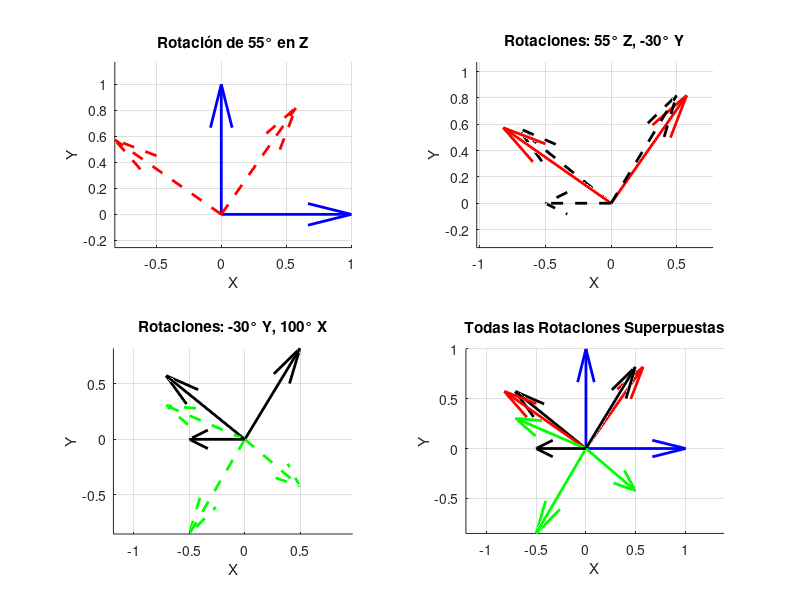
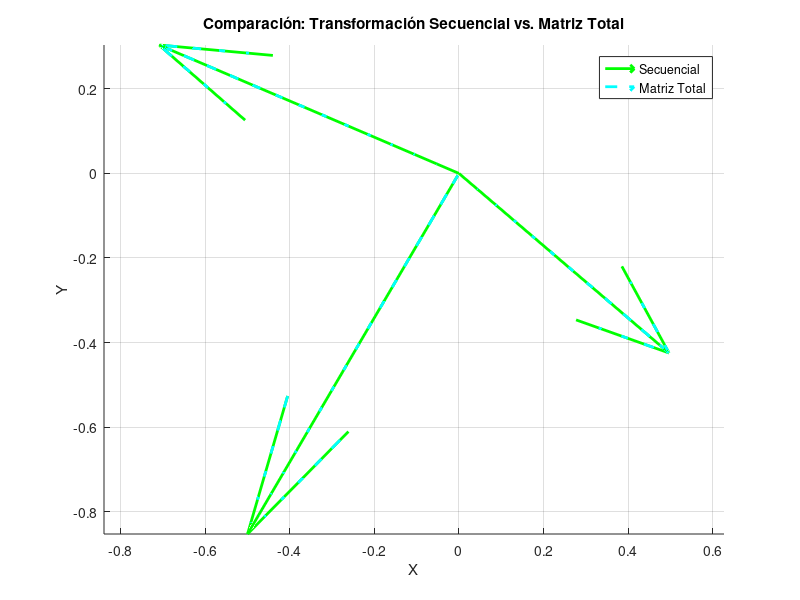

Write MATLAB code to recreate these figures, in order.
%% ROTACIÓN DE VECTORES TRIDIMENSIONALES
clc; clear; close all;

%% 1) Definir los vectores unitarios
i_vec = [1 0 0]';
j_vec = [0 1 0]';
k_vec = [0 0 1]';

%% 2) Matriz de rotación respecto al eje Z (55°)
theta_z = deg2rad(55);
Rz = [cos(theta_z) -sin(theta_z) 0; 
      sin(theta_z) cos(theta_z) 0; 
      0 0 1];
vec_rotZ = [Rz*i_vec, Rz*j_vec, Rz*k_vec];
%% 3) Matriz de rotación respecto al eje Y (-30°)
theta_y = deg2rad(-30);
Ry = [cos(theta_y) 0 sin(theta_y); 
      0 1 0; 
     -sin(theta_y) 0 cos(theta_y)];
vec_rotY = [Ry*vec_rotZ(:,1), Ry*vec_rotZ(:,2), Ry*vec_rotZ(:,3)];
%% 4) Matriz de rotación respecto al eje X (100°)
theta_x = deg2rad(100);
Rx = [1 0 0; 
      0 cos(theta_x) -sin(theta_x); 
      0 sin(theta_x) cos(theta_x)];
vec_rotX = [Rx*vec_rotY(:,1), Rx*vec_rotY(:,2), Rx*vec_rotY(:,3)];
%% 5) Matriz de transformación completa
R_total = Rx * Ry * Rz;
vec_rot_total = [R_total*i_vec, R_total*j_vec, R_total*k_vec];
%% 6) Graficar en subplots 2x2
figure;
% 1. Vector original y rotación en Z (55°)
subplot(2,2,1);
hold on; grid on; axis equal;
quiver3(0,0,0,i_vec(1),i_vec(2),i_vec(3),'b','LineWidth',2, 'AutoScale', 'off');
quiver3(0,0,0,j_vec(1),j_vec(2),j_vec(3),'b','LineWidth',2, 'AutoScale', 'off');
quiver3(0,0,0,k_vec(1),k_vec(2),k_vec(3),'b','LineWidth',2, 'AutoScale', 'off');
quiver3(0,0,0,vec_rotZ(1,1),vec_rotZ(2,1),vec_rotZ(3,1),'r--','LineWidth',2, 'AutoScale', 'off');
quiver3(0,0,0,vec_rotZ(1,2),vec_rotZ(2,2),vec_rotZ(3,2),'r--','LineWidth',2, 'AutoScale', 'off');
quiver3(0,0,0,vec_rotZ(1,3),vec_rotZ(2,3),vec_rotZ(3,3),'r--','LineWidth',2, 'AutoScale', 'off');
xlabel('X'); ylabel('Y'); zlabel('Z');
title('Rotación de 55° en Z');

% 2. Rotación en Z (55°) y luego en Y (-30°)
subplot(2,2,2);
hold on; grid on; axis equal;
quiver3(0,0,0,vec_rotZ(1,1),vec_rotZ(2,1),vec_rotZ(3,1),'r','LineWidth',2, 'AutoScale', 'off');
quiver3(0,0,0,vec_rotZ(1,2),vec_rotZ(2,2),vec_rotZ(3,2),'r','LineWidth',2, 'AutoScale', 'off');
quiver3(0,0,0,vec_rotZ(1,3),vec_rotZ(2,3),vec_rotZ(3,3),'r','LineWidth',2, 'AutoScale', 'off');
quiver3(0,0,0,vec_rotY(1,1),vec_rotY(2,1),vec_rotY(3,1),'k--','LineWidth',2, 'AutoScale', 'off');
quiver3(0,0,0,vec_rotY(1,2),vec_rotY(2,2),vec_rotY(3,2),'k--','LineWidth',2, 'AutoScale', 'off');
quiver3(0,0,0,vec_rotY(1,3),vec_rotY(2,3),vec_rotY(3,3),'k--','LineWidth',2, 'AutoScale', 'off');
xlabel('X'); ylabel('Y'); zlabel('Z');
title('Rotaciones: 55° Z, -30° Y');

% 3. Rotación en Y (-30°) y luego en X (100°)
subplot(2,2,3);
hold on; grid on; axis equal;
quiver3(0,0,0,vec_rotY(1,1),vec_rotY(2,1),vec_rotY(3,1),'k','LineWidth',2, 'AutoScale', 'off');
quiver3(0,0,0,vec_rotY(1,2),vec_rotY(2,2),vec_rotY(3,2),'k','LineWidth',2, 'AutoScale', 'off');
quiver3(0,0,0,vec_rotY(1,3),vec_rotY(2,3),vec_rotY(3,3),'k','LineWidth',2, 'AutoScale', 'off');
quiver3(0,0,0,vec_rotX(1,1),vec_rotX(2,1),vec_rotX(3,1),'g--','LineWidth',2, 'AutoScale', 'off');
quiver3(0,0,0,vec_rotX(1,2),vec_rotX(2,2),vec_rotX(3,2),'g--','LineWidth',2, 'AutoScale', 'off');
quiver3(0,0,0,vec_rotX(1,3),vec_rotX(2,3),vec_rotX(3,3),'g--','LineWidth',2, 'AutoScale', 'off');
xlabel('X'); ylabel('Y'); zlabel('Z');
title('Rotaciones: -30° Y, 100° X');

% 4. Todas las rotaciones superpuestas
subplot(2,2,4);
hold on; grid on; axis equal;
quiver3(0,0,0,i_vec(1),i_vec(2),i_vec(3),'b','LineWidth',2, 'AutoScale', 'off');
quiver3(0,0,0,j_vec(1),j_vec(2),j_vec(3),'b','LineWidth',2, 'AutoScale', 'off');
quiver3(0,0,0,k_vec(1),k_vec(2),k_vec(3),'b','LineWidth',2, 'AutoScale', 'off');
quiver3(0,0,0,vec_rotY(1,1),vec_rotY(2,1),vec_rotY(3,1),'k','LineWidth',2, 'AutoScale', 'off');
quiver3(0,0,0,vec_rotY(1,2),vec_rotY(2,2),vec_rotY(3,2),'k','LineWidth',2, 'AutoScale', 'off');
quiver3(0,0,0,vec_rotY(1,3),vec_rotY(2,3),vec_rotY(3,3),'k','LineWidth',2, 'AutoScale', 'off');
quiver3(0,0,0,vec_rotZ(1,1),vec_rotZ(2,1),vec_rotZ(3,1),'r','LineWidth',2, 'AutoScale', 'off');
quiver3(0,0,0,vec_rotZ(1,2),vec_rotZ(2,2),vec_rotZ(3,2),'r','LineWidth',2, 'AutoScale', 'off');
quiver3(0,0,0,vec_rotZ(1,3),vec_rotZ(2,3),vec_rotZ(3,3),'r','LineWidth',2, 'AutoScale', 'off');
quiver3(0,0,0,vec_rotX(1,1),vec_rotX(2,1),vec_rotX(3,1),'g','LineWidth',2, 'AutoScale', 'off');
quiver3(0,0,0,vec_rotX(1,2),vec_rotX(2,2),vec_rotX(3,2),'g','LineWidth',2, 'AutoScale', 'off');
quiver3(0,0,0,vec_rotX(1,3),vec_rotX(2,3),vec_rotX(3,3),'g','LineWidth',2, 'AutoScale', 'off');
xlabel('X'); ylabel('Y'); zlabel('Z');
title('Todas las Rotaciones Superpuestas');

%% 7) Comparación de transformación secuencial vs. matriz total
figure;
hold on; grid on; axis equal;
% Rotación secuencial
h1 = quiver3(0,0,0,vec_rotX(1,1),vec_rotX(2,1),vec_rotX(3,1),'g','LineWidth',2, 'AutoScale', 'off');
quiver3(0,0,0,vec_rotX(1,2),vec_rotX(2,2),vec_rotX(3,2),'g','LineWidth',2, 'AutoScale', 'off');
quiver3(0,0,0,vec_rotX(1,3),vec_rotX(2,3),vec_rotX(3,3),'g','LineWidth',2, 'AutoScale', 'off');
% Rotación con matriz completa
h2 = quiver3(0,0,0,vec_rot_total(1,1),vec_rot_total(2,1),vec_rot_total(3,1),'c--','LineWidth',2, 'AutoScale', 'off');
quiver3(0,0,0,vec_rot_total(1,2),vec_rot_total(2,2),vec_rot_total(3,2),'c--','LineWidth',2, 'AutoScale', 'off');
quiver3(0,0,0,vec_rot_total(1,3),vec_rot_total(2,3),vec_rot_total(3,3),'c--','LineWidth',2, 'AutoScale', 'off');
xlabel('X'); ylabel('Y'); zlabel('Z');
title('Comparación: Transformación Secuencial vs. Matriz Total');
legend([h1,h2],{'Secuencial','Matriz Total'});
